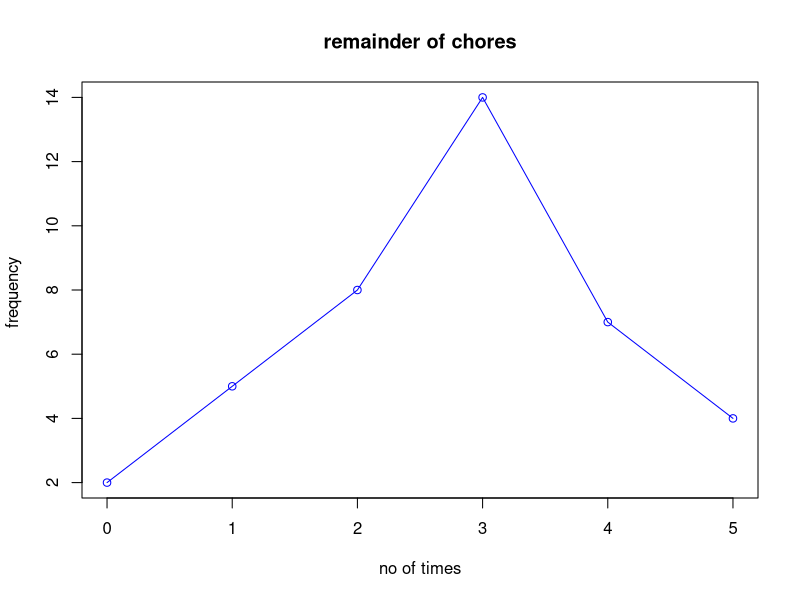

This chart was generated by the following R code:
#page 49-50 
library(dplyr)
remainder<-data.frame(no_times=c(0,1,2,3,4,5),
                          frequency=c(2,5,8,14,7,4))
View(remainder)
plot(remainder$no_times,remainder$frequency,main="remainder of chores",xlab="no of times",
                             ylab="frequency ",type="o",col="blue")
